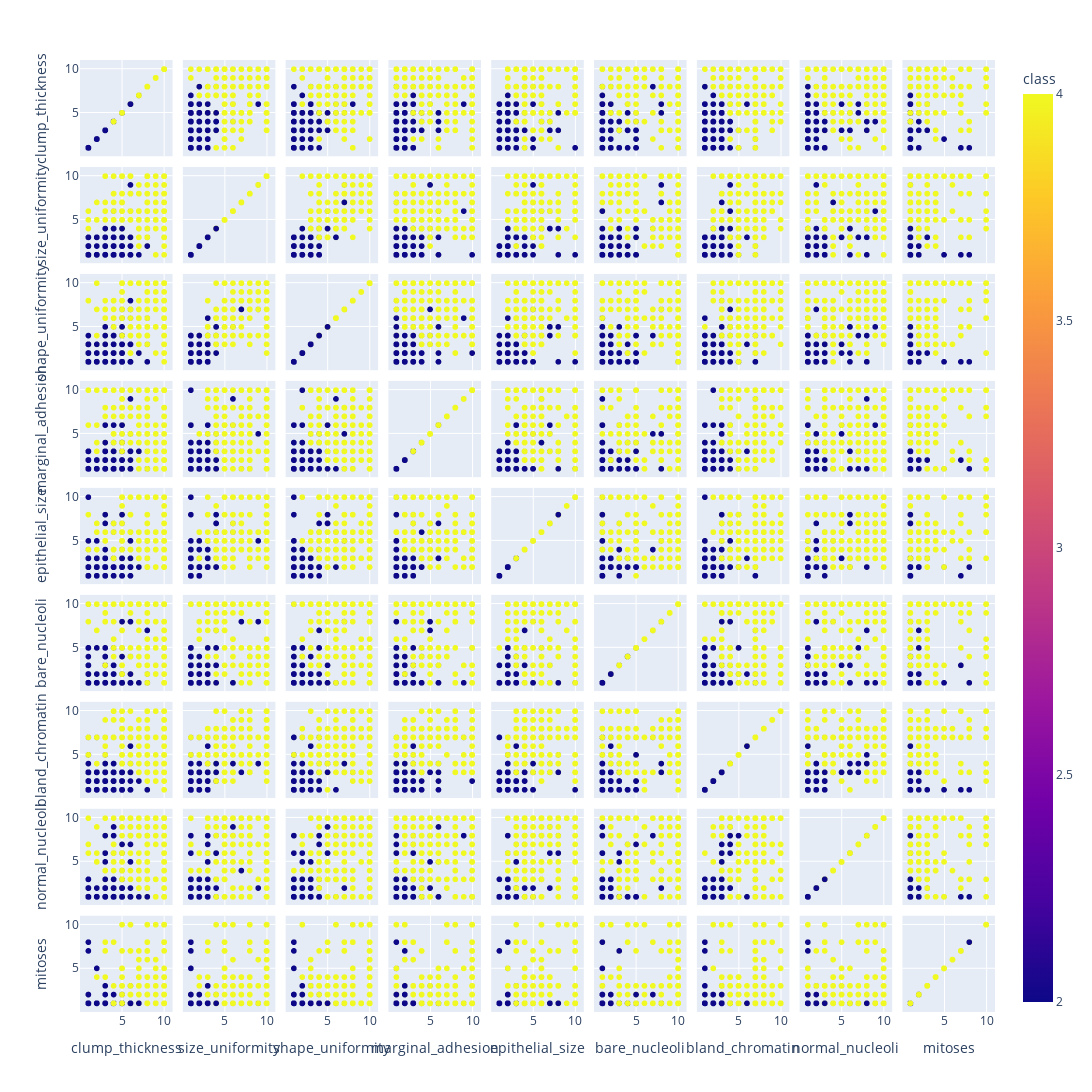

Notebook code for this chart:
### Code cell
df = data2
fig = px.scatter_matrix(df,
    dimensions=[ 'clump_thickness', 'size_uniformity', 'shape_uniformity', 'marginal_adhesion', 'epithelial_size', 'bare_nucleoli', 'bland_chromatin', 'normal_nucleoli', 'mitoses'],
    color="class", width = 1600, height=1600)
fig.show()

### Figure 1 — Plotly figure (JSON) as saved in the notebook; plotly's stock layout.template omitted (floating-point values rounded to 4 significant figures; data arrays with more than 128 entries replaced by an {"elided": "..."} marker saying what was removed)
{"data": [{"dimensions": [{"axis": {"matches": true}, "label": "clump_thickness", "values": {"elided": "699 int values"}}, {"axis": {"matches": true}, "label": "size_uniformity", "values": {"elided": "699 int values"}}, {"axis": {"matches": true}, "label": "shape_uniformity", "values": {"elided": "699 int values"}}, {"axis": {"matches": true}, "label": "marginal_adhesion", "values": {"elided": "699 int values"}}, {"axis": {"matches": true}, "label": "epithelial_size", "values": {"elided": "699 int values"}}, {"axis": {"matches": true}, "label": "bare_nucleoli", "values": {"elided": "699 int values"}}, {"axis": {"matches": true}, "label": "bland_chromatin", "values": {"elided": "699 int values"}}, {"axis": {"matches": true}, "label": "normal_nucleoli", "values": {"elided": "699 int values"}}, {"axis": {"matches": true}, "label": "mitoses", "values": {"elided": "699 int values"}}], "hovertemplate": "%{xaxis.title.text}=%{x}<br>%{yaxis.title.text}=%{y}<br>class=%{marker.color}<extra></extra>", "legendgroup": "", "marker": {"color": {"elided": "699 int values"}, "coloraxis": "coloraxis", "symbol": "circle"}, "name": "", "showlegend": false, "type": "splom"}], "layout": {"coloraxis": {"colorbar": {"title": {"text": "class"}}, "colorscale": [[0, "#0d0887"], [0.1111, "#46039f"], [0.2222, "#7201a8"], [0.3333, "#9c179e"], [0.4444, "#bd3786"], [0.5556, "#d8576b"], [0.6667, "#ed7953"], [0.7778, "#fb9f3a"], [0.8889, "#fdca26"], [1, "#f0f921"]]}, "dragmode": "select", "height": 1600, "legend": {"tracegroupgap": 0}, "margin": {"t": 60}, "width": 1600}}
